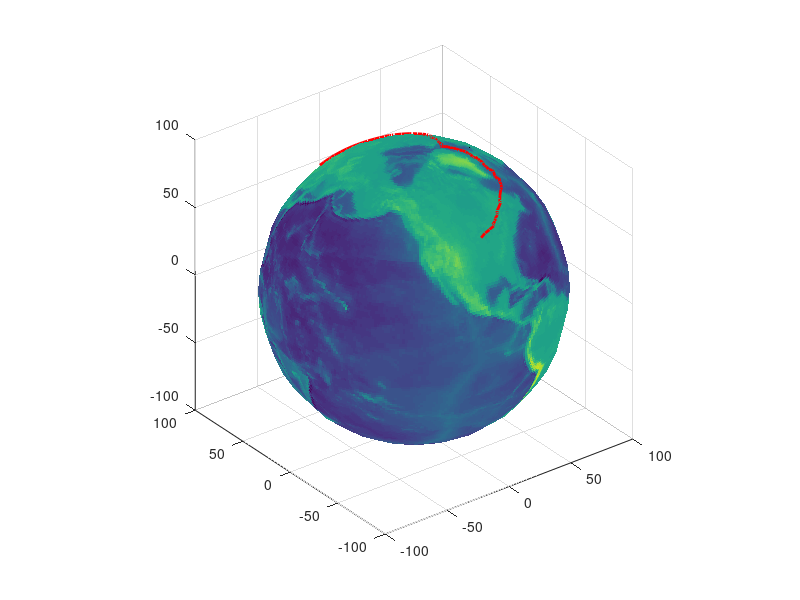

Here is the MATLAB script that generated this plot:
% Define sphere parameters
radius = 100; % sphere radius
center = [0 0 0]; % sphere center
theta0=-pi/2;
fie0=pi/4;

% Define track parameters
theta = zeros(1,100);
fie=zeros(1,100);
theta(1)=theta0;
fie(1)=fie0;
k=-1;
for i=2:100
    if i==50
        k=1;
    end
    theta(i)=theta(i-1)+randn*pi/100+pi/90;
    fie(i)=fie(i-1)+randn*pi/500+pi/250*k;
end
x=radius*sin(fie).*cos(theta);
y=radius*sin(fie).*sin(theta);
z=radius*cos(fie);

% Plot sphere
load('worldmap.mat', 'worldmap', 'lat', 'long')
[xs, ys, zs] = sphere(20);
xs = radius * xs + center(1);
ys = radius * ys + center(2);
zs = radius * zs + center(3);
surf(xs, ys, zs, 'FaceColor', 'texturemap', 'EdgeColor', 'none', 'Cdata', worldmap)
hold on;

% Plot track
plot3(x,y,z,'r','LineWidth',2);
axis equal;
hold off;
